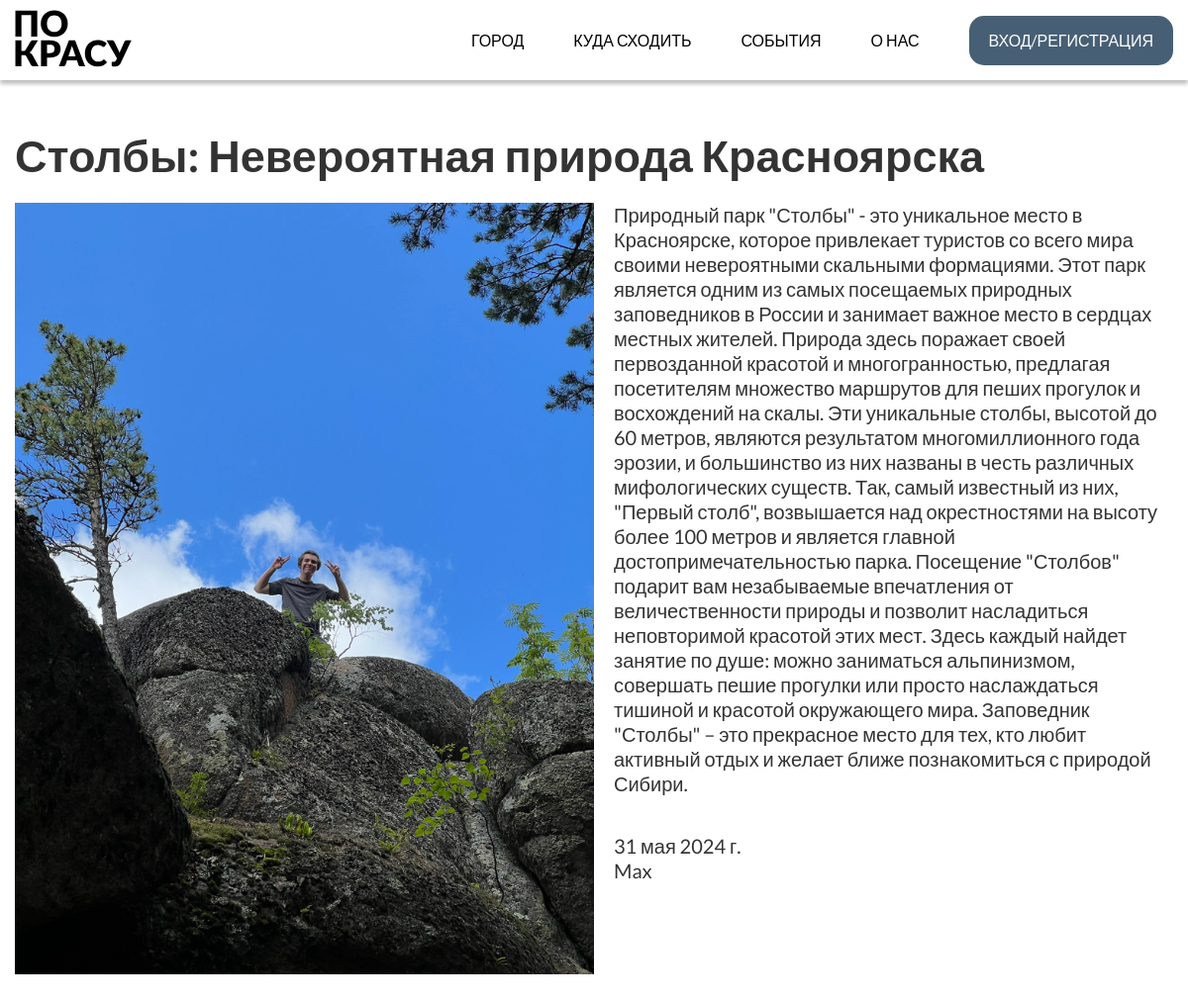
The app's page /articles/3/ with its own data.
### articles/models.py (models this page shows, shortened)
class Article(models.Model):
    id = models.AutoField(primary_key=True)
    title = models.CharField('Заголовок', max_length=200)
    subtitle = models.CharField('Подзаголовок', max_length=200)
    content = models.TextField('Текст статьи')
    date = models.DateField('Дата публикации', default=timezone.now)
    author = models.ForeignKey(User, on_delete=models.DO_NOTHING, null=True, blank=True)
    picture = models.ImageField(upload_to='articles/', null=True, blank=True)
    class Meta:
        verbose_name = 'Статья'
        verbose_name_plural = 'Статьи'

### user_auth/models.py (models this page shows, shortened)
class User(AbstractUser):
    first_name = models.CharField(max_length=50, blank=True)
    city = models.CharField(max_length=50, blank=True)
    about = models.CharField(max_length=200, blank=True)
    img = models.ImageField(upload_to='user/', blank=True)
    class Meta:
        db_table = 'user'
        verbose_name = 'Пользователь'
        verbose_name_plural = 'Пользователи'

### articles/views.py (the view)
# urls.py: path('<int:article_id>/', views.article, name='article'),
def article(request, article_id):
    article = Article.objects.get(pk=article_id)
    return render(request, 'articles/article.html', {'article': article})

### articles/templates/articles/article.html (shortened to what this page needs)
{% load static %}
<!DOCTYPE html>
<html lang="ru">
<head>
    <link rel="stylesheet" href="{% static 'articles/css/style.css' %}">
</head>
<body>
    <header>
        <div class="wrapper">
            <div class="header">
                <a href="{% url 'main_page' %}"><img src="{% static 'main_page/img/logo.svg' %}" alt=""></a>
                <ul class="nav_menu">
                    <li><a href="{% url 'main_page' %}">Город</a></li>
                    <li><a href="{% url 'restaurants' %}">Куда сходить</a></li>
                    <li><a href="{% url 'articles' %}">События</a></li>
                    <li><a href="">О нас</a></li>
                    {% if user.is_authenticated %}
                        <li><a class="login_btn" href="{% url 'profile' %}">Профиль</a></li>
                    {% else %}
                        <li><a class="login_btn" href="{% url 'login' %}">Вход/Регистрация </a></li>
                    {% endif %}
                </ul>
            </div>
        </div>
    </header>
    <section id="post_page">
        <div class="wrapper">
            <div class="post_page">
                <div class="post_info">
                    <h2>{{ article.title }}</h2>
                    <img src="{{ article.picture.url }}" alt="" width="50%" height="50%" style="float: left; margin: 0; margin-right: 20px; ">
                    <p>{{ article.content }}</p>
                    <br>
                    <br>
                    <p>{{ article.date }}</p>
                    <p>{{ article.author.first_name }}</p>
                </div>
            </div>
        </div>
    </section>
</body>
</html>

### articles/static/articles/css/style.css (style rules this page uses)
* { margin: 0; padding: 0; box-sizing: border-box; text-decoration: none; list-style: none; outline: none; font-family: "Lato", sans-serif; }
body { background-color: #fff; color: #333; }
.wrapper { width: 100%; max-width: 1170px; margin: 0 auto; }
header { z-index: 999; width: 100%; padding: 10px 0; position: fixed; background: #FFFFFF; box-shadow: 0px 4px 4px rgba(0, 0, 0, 0.25); }
.header { display: flex; align-items: center; justify-content: space-between; }
.header ul { display: flex; align-items: center; gap: 50px; }
.login_btn { width: 100%; height: 50px; display: flex; align-items: center; justify-content: center; color: #fff !important; font-size: 24px; border-radius: 15px; background: #475F74; padding: 0 20px; }
.header ul li a { display: flex; align-items: center; font-size: 16px; font-weight: 500; text-transform: uppercase; color: #000; gap: 5px; }
h2 { font-size: 45px; font-weight: 700; margin-bottom: 20px; }
#post_page { padding: 130px 0 150px; min-height: 100vh; }
.post_page { display: flex; justify-content: space-between; gap: 40px; align-items: flex-start; }
.post_info p { font-size: 20px; font-weight: 400; }
.post_info img { margin: 30px 0; }

### records on screen
Article: title "Столбы: Невероятная природа Красноярска", picture (picture), content "Природный парк \"Столбы\" - это уникальное место в Красноярске, которое привлекает туристов со всего мира своими невероятными скальными формациями. Этот парк является одним из самых посещаемых природных заповедников в России и занимает важное место в сердцах местных жителей. Природа здесь поражает своей первозданной красотой и многогранностью, предлагая посетителям множество маршрутов для пеших прогулок и восхождений на скалы. Эти уникальные столбы, высотой до 60 метров, являются результатом многомиллионного года эрозии, и большинство из них названы в честь различных мифологических существ. Так, самый известный из них, \"Первый столб\", возвышается над окрестностями на высоту более 100 метров и…", date "31 мая 2024 г.", author.first_name "Max"
